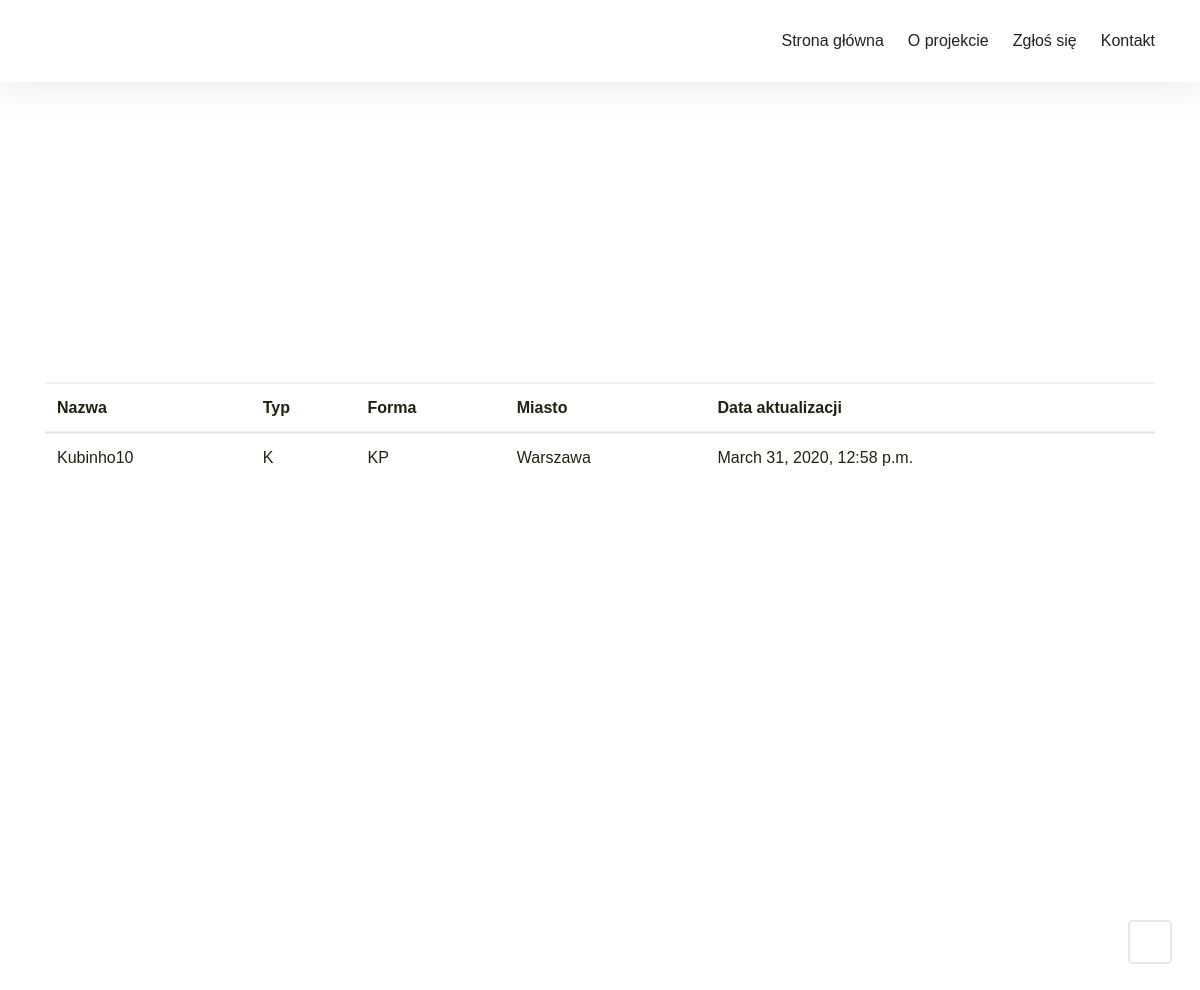
The page / on the database its author committed.
### project_application/models.py (models this page shows, shortened)
class Business(models.Model):
    class Meta():
        verbose_name_plural = "Businesses"
    name = models.CharField(max_length = 264, unique = True)
    AVAILABLE_TYPES = (
        ('Kawiarnia', 'Kawiarnia'),
        ('Restauracja', 'Restauracja'),
        ('Bar', 'Bar'),
        ('Inny', 'Inny'),
    )
    type = models.CharField(max_length = 264, choices = AVAILABLE_TYPES)
    AVAILABLE_FORMS = (
        ('Karta podarunkowa', 'Karta podarunkowa'),
        ('Zniżka', 'Zniżka'),
        ('Zawieszony produkt', 'Zawieszony produkt (np.kawa)'),
        ('Inna', 'Inna'),
    )
    form = models.CharField(max_length = 264, choices = AVAILABLE_FORMS)
    url = models.URLField(max_length=200)
    city = models.CharField(max_length = 264)
    update_date = models.DateTimeField(auto_now=True)

### project_application/views.py (the view)
# urls.py: path('', views.main, name = 'main'),
def main(request):
    businesses_list = Business.objects.order_by('update_date')
    businesses_dict = {'businesses':businesses_list}
    return render(request, "project_application/main.html",context=businesses_dict)

### templates/project_application/main.html
<!DOCTYPE html>
{% extends "project_application/base.html" %}
  {% block body_block %}
    {% if businesses %}
    <table class="table">
      <thead>
      <tr>
        <th scope="col">Nazwa</th>
        <th scope="col">Typ</th>
        <th scope="col">Forma</th>
        <th scope="col">Miasto</th>
        <th scope="col">Data aktualizacji</th>
      </tr>
    </thead>
    <tbody>
      {% for business in businesses%}
      <tr>
        <td>{{business.name}}</td>
        <td>{{business.type}}</td>
        <td>{{business.form}}</td>
        <td>{{business.city}}</td>
        <td>{{business.update_date}}</td>
      </tr>
      {% endfor %}
    </tbody>
    </table>
    {% endif %}
  {% endblock %}

### static/project_application/css/style.css (style rules this page uses)
body { font-family: 'Poppins', sans-serif; font-size: 16px; line-height: 24px; font-weight: 400; color: #212112; }

### rows shown on the page
Business: name "Kubinho10", type "K", form "KP", city "Warszawa", update_date "March 31, 2020, 12:58 p.m."
